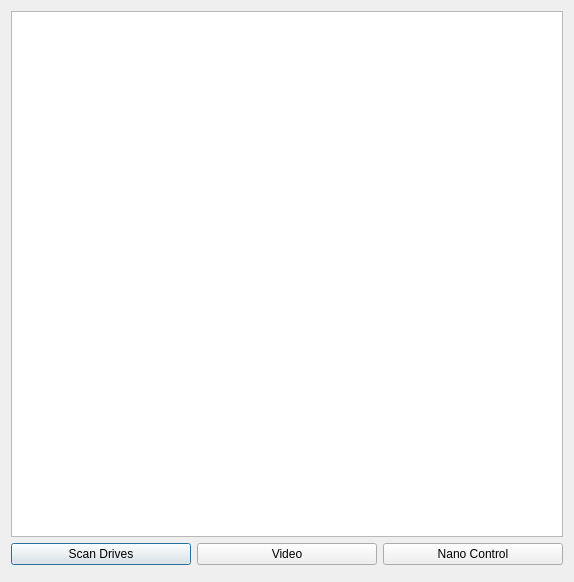
<?xml version="1.0" encoding="UTF-8"?>
<ui version="4.0">
 <class>RTDAQ</class>
 <widget class="QDialog" name="RTDAQ">
  <property name="geometry">
   <rect>
    <x>0</x>
    <y>0</y>
    <width>574</width>
    <height>582</height>
   </rect>
  </property>
  <property name="windowTitle">
   <string>RTDAQ</string>
  </property>
  <layout class="QVBoxLayout" name="verticalLayout">
   <item>
    <widget class="QListWidget" name="lPorts"/>
   </item>
   <item>
    <layout class="QHBoxLayout" name="horizontalLayout">
     <item>
      <widget class="QPushButton" name="bGetPorts">
       <property name="text">
        <string>Scan Drives</string>
       </property>
      </widget>
     </item>
     <item>
      <widget class="QPushButton" name="bVideo">
       <property name="text">
        <string>Video</string>
       </property>
      </widget>
     </item>
     <item>
      <widget class="QPushButton" name="bNanoControl">
       <property name="text">
        <string>Nano Control</string>
       </property>
      </widget>
     </item>
    </layout>
   </item>
   <item>
    <widget class="Line" name="line">
     <property name="orientation">
      <enum>Qt::Vertical</enum>
     </property>
    </widget>
   </item>
  </layout>
 </widget>
 <resources/>
 <connections/>
</ui>
